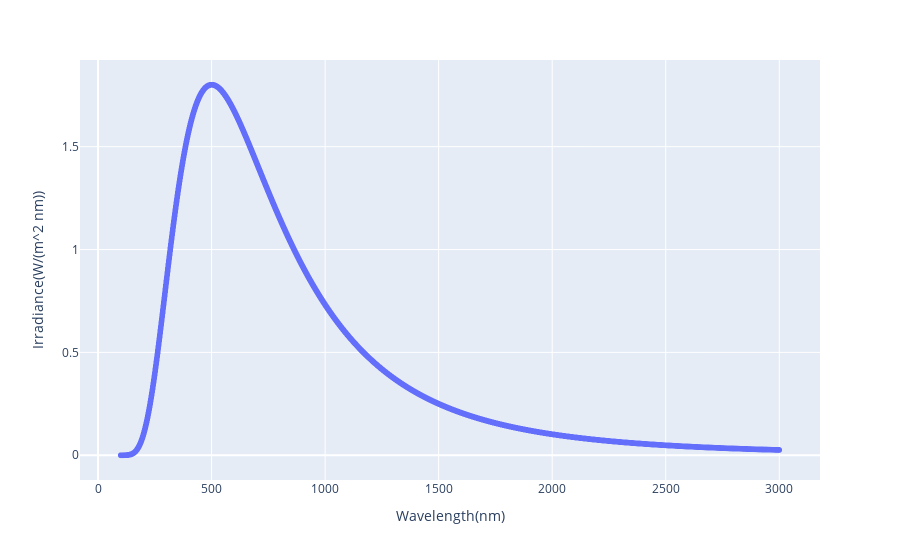

Notebook source saved alongside this figure:
### Code cell
wavelength = linspace(100, 3000, num = 2900) # in nanometers
irradiance = []

for i in wavelength:
  irradiance.append(irradiance_wavelength(Lambda = i * 10 ** (-9)))

irradiance_wavelength_df = DataFrame({'Wavelength(nm)': wavelength, 'Irradiance(W/(m^2 nm))': irradiance})

scatter(irradiance_wavelength_df, x = "Wavelength(nm)", y = 'Irradiance(W/(m^2 nm))')

### Figure 1 — Plotly figure (JSON) as saved in the notebook; plotly's stock layout.template omitted (floating-point values rounded to 4 significant figures; data arrays with more than 128 entries replaced by an {"elided": "..."} marker saying what was removed)
{"data": [{"hovertemplate": "Wavelength(nm)=%{x}<br>Irradiance(W/(m^2 nm))=%{y}<extra></extra>", "legendgroup": "", "marker": {"color": "#636efa", "symbol": "circle"}, "mode": "markers", "name": "", "showlegend": false, "x": {"elided": "2900 float values"}, "xaxis": "x", "y": {"elided": "2900 float values"}, "yaxis": "y", "type": "scattergl"}], "layout": {"xaxis": {"anchor": "y", "domain": [0.0, 1.0], "title": {"text": "Wavelength(nm)"}}, "yaxis": {"anchor": "x", "domain": [0.0, 1.0], "title": {"text": "Irradiance(W/(m^2 nm))"}}, "legend": {"tracegroupgap": 0}, "margin": {"t": 60}}}
